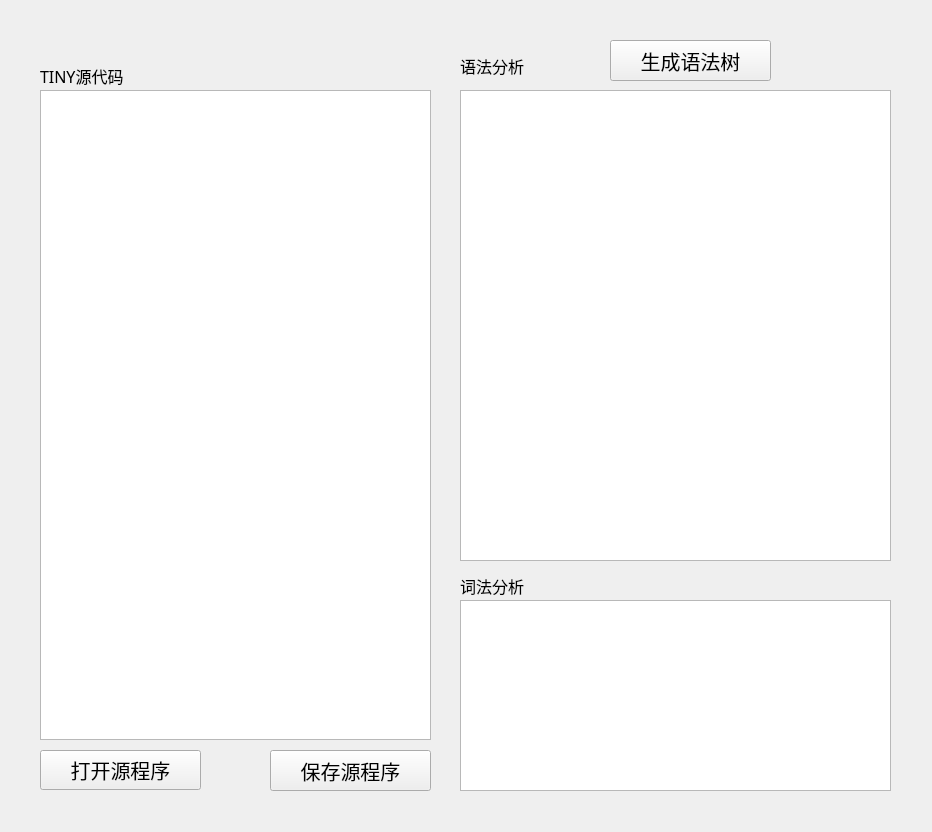
<?xml version="1.0" encoding="UTF-8"?>
<ui version="4.0">
 <class>Widget</class>
 <widget class="QWidget" name="Widget">
  <property name="geometry">
   <rect>
    <x>0</x>
    <y>0</y>
    <width>932</width>
    <height>832</height>
   </rect>
  </property>
  <property name="windowTitle">
   <string>实验三：TINY扩充语言的语法树生成_肖翔</string>
  </property>
  <widget class="QWidget" name="widget" native="true">
   <property name="geometry">
    <rect>
     <x>40</x>
     <y>10</y>
     <width>851</width>
     <height>821</height>
    </rect>
   </property>
   <widget class="QPushButton" name="openSource">
    <property name="geometry">
     <rect>
      <x>0</x>
      <y>740</y>
      <width>161</width>
      <height>40</height>
     </rect>
    </property>
    <property name="font">
     <font>
      <pointsize>15</pointsize>
     </font>
    </property>
    <property name="text">
     <string>打开源程序</string>
    </property>
   </widget>
   <widget class="QPushButton" name="pushButton_7">
    <property name="geometry">
     <rect>
      <x>230</x>
      <y>740</y>
      <width>161</width>
      <height>41</height>
     </rect>
    </property>
    <property name="font">
     <font>
      <pointsize>15</pointsize>
     </font>
    </property>
    <property name="text">
     <string>保存源程序</string>
    </property>
   </widget>
   <widget class="QTreeWidget" name="treeWidget">
    <property name="geometry">
     <rect>
      <x>420</x>
      <y>80</y>
      <width>431</width>
      <height>471</height>
     </rect>
    </property>
    <property name="headerHidden">
     <bool>true</bool>
    </property>
    <column>
     <property name="text">
      <string>树形结构</string>
     </property>
    </column>
   </widget>
   <widget class="QPlainTextEdit" name="plainTextEdit">
    <property name="geometry">
     <rect>
      <x>0</x>
      <y>80</y>
      <width>391</width>
      <height>650</height>
     </rect>
    </property>
   </widget>
   <widget class="QPushButton" name="pushButton_8">
    <property name="geometry">
     <rect>
      <x>570</x>
      <y>30</y>
      <width>161</width>
      <height>41</height>
     </rect>
    </property>
    <property name="font">
     <font>
      <pointsize>15</pointsize>
     </font>
    </property>
    <property name="text">
     <string>生成语法树</string>
    </property>
   </widget>
   <widget class="QPlainTextEdit" name="plainTextEdit_2">
    <property name="geometry">
     <rect>
      <x>420</x>
      <y>590</y>
      <width>431</width>
      <height>191</height>
     </rect>
    </property>
   </widget>
   <widget class="QLabel" name="label_3">
    <property name="geometry">
     <rect>
      <x>420</x>
      <y>560</y>
      <width>111</width>
      <height>31</height>
     </rect>
    </property>
    <property name="font">
     <font>
      <family>宋体</family>
      <pointsize>12</pointsize>
     </font>
    </property>
    <property name="text">
     <string>词法分析</string>
    </property>
   </widget>
   <widget class="QLabel" name="label_4">
    <property name="geometry">
     <rect>
      <x>420</x>
      <y>40</y>
      <width>111</width>
      <height>31</height>
     </rect>
    </property>
    <property name="font">
     <font>
      <family>宋体</family>
      <pointsize>12</pointsize>
     </font>
    </property>
    <property name="text">
     <string>语法分析</string>
    </property>
   </widget>
   <widget class="QLabel" name="label">
    <property name="geometry">
     <rect>
      <x>0</x>
      <y>50</y>
      <width>131</width>
      <height>31</height>
     </rect>
    </property>
    <property name="font">
     <font>
      <family>宋体</family>
      <pointsize>12</pointsize>
     </font>
    </property>
    <property name="text">
     <string>TINY源代码</string>
    </property>
   </widget>
  </widget>
 </widget>
 <resources/>
 <connections/>
</ui>
